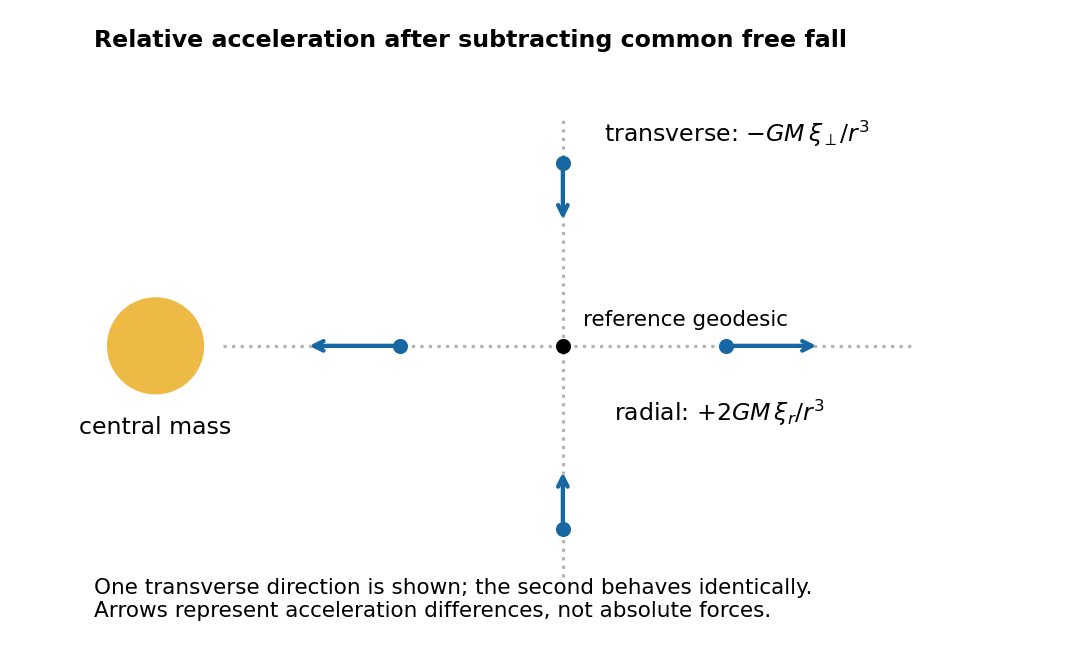

This figure's Python source:
"""Original differential free-fall diagram. Python 3.14; Matplotlib."""
import matplotlib.pyplot as plt
from matplotlib.patches import Circle

plt.rcParams.update({"font.size": 11, "figure.facecolor": "white"})
fig, ax = plt.subplots(figsize=(7, 4.2), layout="constrained")
ax.add_patch(Circle((-3, 0), .35, color="#edba45"))
ax.text(-3, -.65, "central mass", ha="center")
ax.plot([-2.5, 2.6], [0, 0], ":", color=".7")
ax.plot([0, 0], [-1.7, 1.7], ":", color=".7")
ax.plot(0, 0, "o", color="black")
ax.text(.15, .15, "reference geodesic", fontsize=10)
for x, y, dx, dy in [(-1.2, 0, -.7, 0), (1.2, 0, .7, 0),
                     (0, 1.35, 0, -.45), (0, -1.35, 0, .45)]:
    ax.plot(x, y, "o", color="#1767a2")
    ax.annotate("", (x+dx, y+dy), (x, y),
                arrowprops={"arrowstyle": "->", "color": "#1767a2", "lw": 2})
ax.text(1.15, -.55, r"radial: $+2GM\,\xi_r/r^3$", ha="center")
ax.text(.3, 1.5, r"transverse: $-GM\,\xi_\perp/r^3$")
ax.text(-3.45, 2.2, "Relative acceleration after subtracting common free fall",
        weight="bold", fontsize=11)
ax.text(-3.45, -2., "One transverse direction is shown; the second behaves identically.\n"
        "Arrows represent acceleration differences, not absolute forces.", fontsize=10)
ax.set(xlim=(-3.6, 3.3), ylim=(-2.2, 2.5), aspect="equal")
ax.axis("off")
fig.savefig("paper-1-tidal-deviation.png", dpi=155, facecolor="white")
